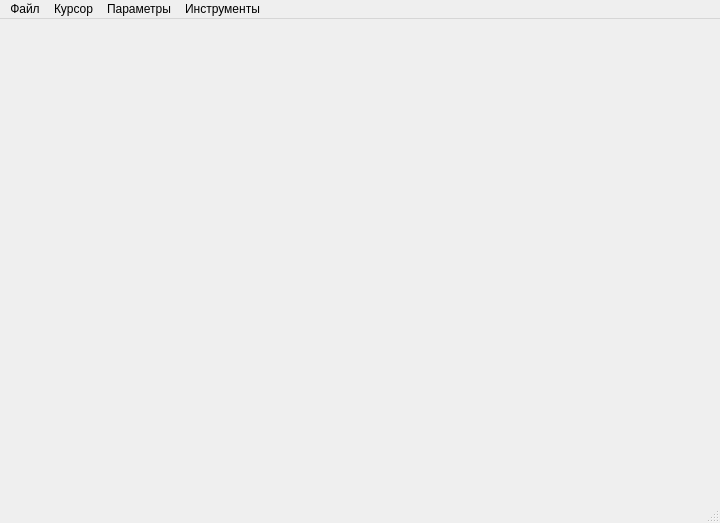
<?xml version="1.0" encoding="UTF-8"?>
<ui version="4.0">
 <class>MainWindow</class>
 <widget class="QMainWindow" name="MainWindow">
  <property name="windowModality">
   <enum>Qt::ApplicationModal</enum>
  </property>
  <property name="geometry">
   <rect>
    <x>0</x>
    <y>0</y>
    <width>720</width>
    <height>523</height>
   </rect>
  </property>
  <property name="acceptDrops">
   <bool>false</bool>
  </property>
  <property name="windowTitle">
   <string>Расчет элементов внутреннего ориентирования</string>
  </property>
  <widget class="QWidget" name="centralwidget">
   <layout class="QGridLayout" name="gridLayout">
    <item row="0" column="0">
     <widget class="QCustomPlot" name="customPlot" native="true"/>
    </item>
   </layout>
  </widget>
  <widget class="QMenuBar" name="menubar">
   <property name="geometry">
    <rect>
     <x>0</x>
     <y>0</y>
     <width>720</width>
     <height>18</height>
    </rect>
   </property>
   <widget class="QMenu" name="menu_Open">
    <property name="title">
     <string>Файл</string>
    </property>
    <addaction name="action_OpenRadioSignal"/>
    <addaction name="action_OpenAttenuationSignal"/>
    <addaction name="separator"/>
    <addaction name="action_save_report"/>
    <addaction name="separator"/>
    <addaction name="action_Quit"/>
   </widget>
   <widget class="QMenu" name="menuCursor">
    <property name="title">
     <string>Курсор</string>
    </property>
    <addaction name="actionArrow"/>
    <addaction name="actionRubber_2"/>
   </widget>
   <widget class="QMenu" name="menu">
    <property name="title">
     <string>Параметры</string>
    </property>
    <widget class="QMenu" name="menu_f_par_res">
     <property name="title">
      <string>Частота параллельного резонанса, кГц</string>
     </property>
     <addaction name="action_set_Resonance_Freq"/>
    </widget>
    <widget class="QMenu" name="menuR">
     <property name="title">
      <string>R измерительное, Ом</string>
     </property>
     <addaction name="action_set_R_meas"/>
    </widget>
    <widget class="QMenu" name="menu_n">
     <property name="title">
      <string>Число анализируемых пиков, n</string>
     </property>
     <addaction name="action_set_n"/>
     <addaction name="action_set_n_auto"/>
    </widget>
    <addaction name="menuR"/>
    <addaction name="menu_f_par_res"/>
    <addaction name="menu_n"/>
   </widget>
   <widget class="QMenu" name="menu_3">
    <property name="title">
     <string>Инструменты</string>
    </property>
    <addaction name="action_smooth"/>
    <addaction name="action_approx"/>
    <addaction name="action_estim_param"/>
   </widget>
   <addaction name="menu_Open"/>
   <addaction name="menuCursor"/>
   <addaction name="menu"/>
   <addaction name="menu_3"/>
  </widget>
  <widget class="QStatusBar" name="statusBar"/>
  <action name="action_OpenRadioSignal">
   <property name="text">
    <string>Загрузить радиоимпульс (Ctrl+L)</string>
   </property>
  </action>
  <action name="action_SavePoints">
   <property name="text">
    <string>Сохранить точки(Ctrl+S)</string>
   </property>
  </action>
  <action name="action_camera1">
   <property name="text">
    <string>+</string>
   </property>
  </action>
  <action name="action_camera2">
   <property name="text">
    <string>x</string>
   </property>
  </action>
  <action name="action_Quit">
   <property name="text">
    <string>Выход</string>
   </property>
   <property name="whatsThis">
    <string>Quit</string>
   </property>
  </action>
  <action name="action_Delete">
   <property name="text">
    <string>Удалить</string>
   </property>
  </action>
  <action name="action_X">
   <property name="text">
    <string>-X</string>
   </property>
  </action>
  <action name="action_X_2">
   <property name="text">
    <string>+X</string>
   </property>
  </action>
  <action name="action_Y">
   <property name="text">
    <string>-Y</string>
   </property>
  </action>
  <action name="action_RX">
   <property name="text">
    <string>+X</string>
   </property>
  </action>
  <action name="action_DY">
   <property name="text">
    <string>-Y</string>
   </property>
  </action>
  <action name="action_UY">
   <property name="text">
    <string>+Y</string>
   </property>
  </action>
  <action name="action_LX">
   <property name="text">
    <string>-X</string>
   </property>
  </action>
  <action name="actionArrow">
   <property name="text">
    <string>Указатель</string>
   </property>
  </action>
  <action name="actionHand">
   <property name="text">
    <string>Рука</string>
   </property>
  </action>
  <action name="actionRubber">
   <property name="text">
    <string>резиновый прямоугольник</string>
   </property>
  </action>
  <action name="actionRectangle">
   <property name="text">
    <string>Рамка</string>
   </property>
  </action>
  <action name="actionCut">
   <property name="text">
    <string>Задать рабочую область</string>
   </property>
  </action>
  <action name="actionOpenPoints">
   <property name="text">
    <string>Загрузить точки(Ctrl+P)</string>
   </property>
  </action>
  <action name="actionSavePointsAs">
   <property name="text">
    <string>Сохранить точки как</string>
   </property>
  </action>
  <action name="actionAbout">
   <property name="text">
    <string>About</string>
   </property>
  </action>
  <action name="actionEndCut">
   <property name="text">
    <string>Закончить</string>
   </property>
  </action>
  <action name="actionCtrlZ_Cut">
   <property name="text">
    <string>Отменить</string>
   </property>
  </action>
  <action name="actionCtrlZ_AllCut">
   <property name="text">
    <string>Отменить последнее</string>
   </property>
  </action>
  <action name="actionPickAllKrest">
   <property name="text">
    <string>Выделить все(Ctrl+A)</string>
   </property>
  </action>
  <action name="actionTransform">
   <property name="text">
    <string>Трансформировать</string>
   </property>
  </action>
  <action name="action_save_tr_as">
   <property name="text">
    <string>Задать имя и путь файла</string>
   </property>
  </action>
  <action name="action_save_tr">
   <property name="text">
    <string>Сохранить</string>
   </property>
  </action>
  <action name="action_sizeFrMm">
   <property name="text">
    <string>задать размер</string>
   </property>
  </action>
  <action name="action_sizePxMm">
   <property name="text">
    <string>задать размер</string>
   </property>
  </action>
  <action name="action_sizeFrPx_2">
   <property name="text">
    <string>задать размер</string>
   </property>
  </action>
  <action name="actionRectangle_2">
   <property name="text">
    <string>Отобразить рамку</string>
   </property>
  </action>
  <action name="actionEndCut_2">
   <property name="text">
    <string>Скрыть рамку</string>
   </property>
  </action>
  <action name="actionRubber_2">
   <property name="text">
    <string>Резиновая лента</string>
   </property>
  </action>
  <action name="action_OpenAttenuationSignal">
   <property name="text">
    <string>Загрузить затухающий сигнал</string>
   </property>
  </action>
  <action name="action_stop_sound_gen">
   <property name="text">
    <string>Стоп</string>
   </property>
  </action>
  <action name="action_start_sound_gen">
   <property name="text">
    <string>Старт</string>
   </property>
  </action>
  <action name="action_set_delay">
   <property name="text">
    <string>Задать значение</string>
   </property>
  </action>
  <action name="action_OutImage_2">
   <property name="text">
    <string>Задать путь выходного файла(Ctrl+S)</string>
   </property>
  </action>
  <action name="actionSet_path_to_shared_tiff">
   <property name="text">
    <string>Set path to shared.tiff</string>
   </property>
  </action>
  <action name="action_set_R_meas">
   <property name="text">
    <string>Задать значение</string>
   </property>
  </action>
  <action name="action_set_Resonance_Freq">
   <property name="text">
    <string>Задать значение</string>
   </property>
  </action>
  <action name="action_smooth">
   <property name="text">
    <string>Выполнить сглаживание</string>
   </property>
  </action>
  <action name="action_estim_param">
   <property name="text">
    <string>Рассчитать параметры</string>
   </property>
  </action>
  <action name="action_approx">
   <property name="text">
    <string>Аппроксимация</string>
   </property>
  </action>
  <action name="action_set_n">
   <property name="text">
    <string>Задать число</string>
   </property>
  </action>
  <action name="action_set_n_auto">
   <property name="checkable">
    <bool>true</bool>
   </property>
   <property name="checked">
    <bool>true</bool>
   </property>
   <property name="text">
    <string>Автоматически</string>
   </property>
  </action>
  <action name="action_save_report">
   <property name="text">
    <string>Сохранить отчет</string>
   </property>
  </action>
 </widget>
 <customwidgets>
  <customwidget>
   <class>QCustomPlot</class>
   <extends>QWidget</extends>
   <header location="global">../custom_plot/qcustomplot.h</header>
   <container>1</container>
  </customwidget>
 </customwidgets>
 <resources/>
 <connections/>
</ui>
